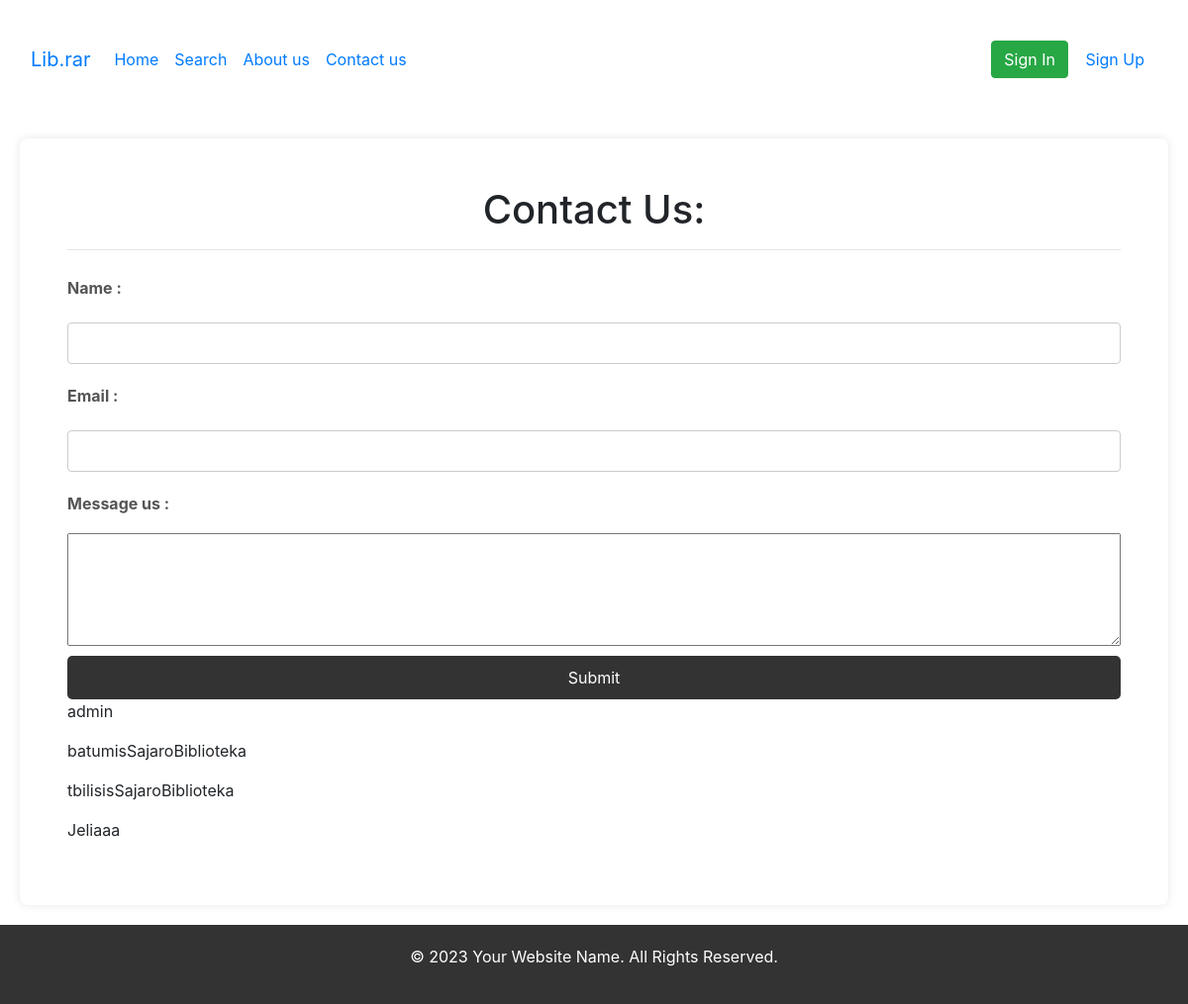
The app's page /contact with its own data.
### models.py (models this page shows, shortened)
class User(db.Model, UserMixin):
    __tablename__ = 'users'
    id = db.Column(db.Integer, primary_key=True)
    username = db.Column(db.String)
    mail = db.Column(db.String)
    password = db.Column(db.String)
    role = db.Column(db.String)

### routes.py (the view)
@app.route('/contact')
def contact():
    for user in User.query.all():
        print(user.username)
    return render_template('contact.html', users=User.query.all())

### templates/contact.html (shortened to what this page needs)
{% extends 'base.html' %}
{% block content %}
<div class="contact p-5">
      <h1>Contact Us:</h1>
    <hr style="width:100%"/>
    <form>
      <label for="name">Name :</label>
      <input type="text" id="name" name="name" required>
      <label for="email">Email :</label>
      <input type="email" id="email" name="email" required>
      <label for="message">Message us :</label>
      <textarea id="message" name="message" rows="4" required></textarea>
      <button onclick="alert('Thank You!')" type="submit">Submit</button>
    </form>
    <div>
        {%for user in users : %}
        <p>{{ user.username }}</p>
        {% endfor %}
    </div>
</div>
{% endblock %}

### static/styles.css (style rules this page uses)
body { font-family: 'Arial', sans-serif; margin: 0; padding: 0; background-color: #f4f4f4; overflow-x: hidden; }
h1 { text-align: center; color: #333; }
label { display: block; margin: 10px 0 5px; color: #555; }
input { width: 100%; padding: 10px; margin-bottom: 15px; box-sizing: border-box; border: 1px solid #ccc; border-radius: 4px; }
button { width: 100%; padding: 10px; background-color: #3498db; color: #fff; border: none; border-radius: 4px; cursor: pointer; font-size: 16px; }
.contact { margin: 20px; padding: 20px; background-color: #fff; box-shadow: 0 0 10px rgba(0, 0, 0, 0.1); border-radius: 8px; }
.contact form { display: grid; grid-gap: 10px; }
.contact label { font-weight: bold; }
.contact input, textarea { width: 100%; padding: 8px; box-sizing: border-box; margin-top: 5px; }
.contact button { background-color: #333; color: #fff; padding: 10px 15px; border: none; border-radius: 5px; cursor: pointer; }

### records on screen
User: username "admin"
User: username "batumisSajaroBiblioteka"
User: username "tbilisisSajaroBiblioteka"
User: username "Jeliaaa"
